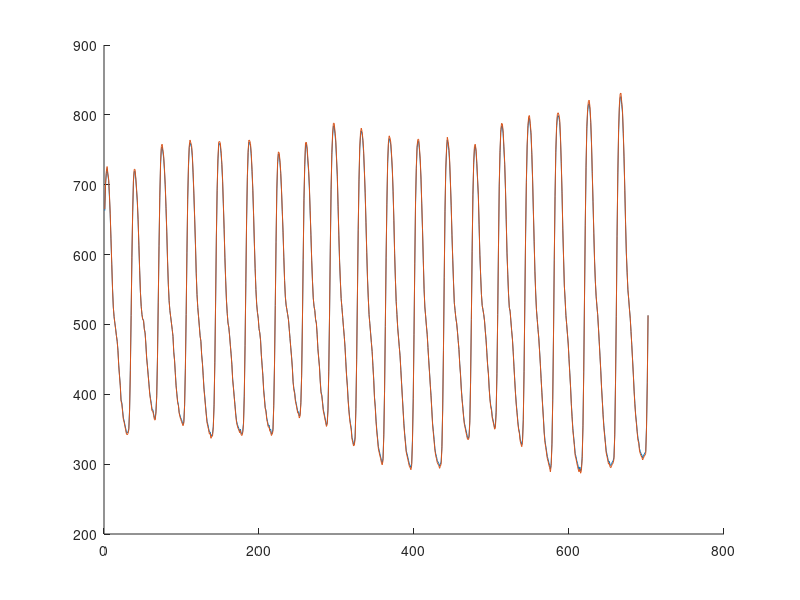

Here is the MATLAB script that generated this plot:
load('PPG_red.mat');
load('PPG_ired.mat');

ired = ired - mean(ired);
red = red - mean(red);

maxi = max(max(abs(ired)), max(abs(red)));

ired = ired / maxi * 511;
red = red / maxi * 511;

ired = downsample(ired, 10);
red = downsample(red, 10);

ired = ired(157:151+707);
red = red(157:151+707);

ired = round(ired);
red = round(red);

ired = ired + 511;
red = red + 511;

figure, hold on, plot(ired), plot(red);

csvwrite('ir.csv', ired);
csvwrite('red.csv', red);